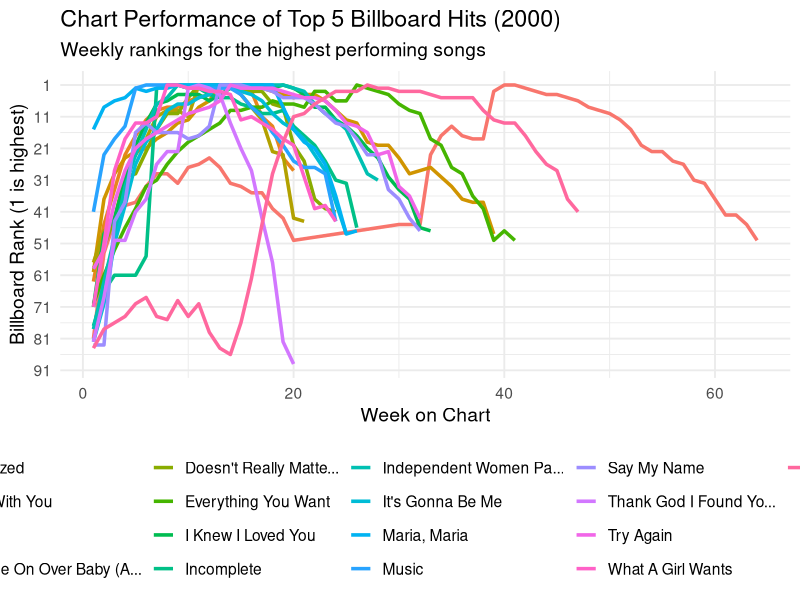

R code for this plot:
## ---- chunk 1
suppressPackageStartupMessages(library(tidyverse))

## ---- chunk 2
billboard_long <- billboard |>
  pivot_longer(cols = starts_with("wk"),
               names_to = "week",
               values_to = "rank",
               values_drop_na = TRUE) |>
  mutate(week = parse_number(week))
top_songs <- billboard_long |>
  filter(rank <= 10) |>
  group_by(track) |>
  summarise(min_rank = min(rank)) |>
  top_n(-5, min_rank) |>
  pull(track)

ggplot(filter(billboard_long, track %in% top_songs), 
       aes(x = week, y = rank, color = track)) +
  geom_line(linewidth = 1.2) +
  scale_y_reverse(breaks = seq(1, 100, 10)) +
  labs(
    title = "Chart Performance of Top 5 Billboard Hits (2000)",
    subtitle = "Weekly rankings for the highest performing songs",
    x = "Week on Chart",
    y = "Billboard Rank (1 is highest)",
    color = "Track"
  ) + 
  theme_minimal(base_size = 14) +
  theme(legend.position = "bottom")



